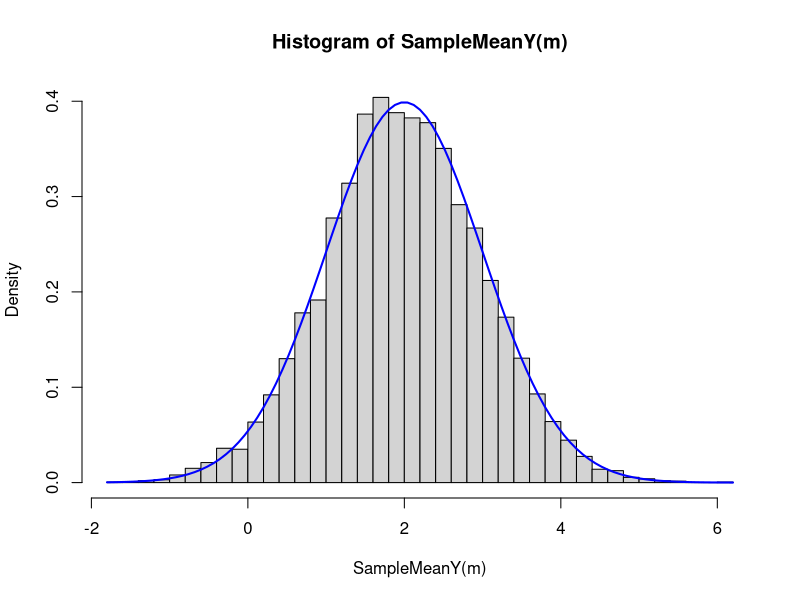
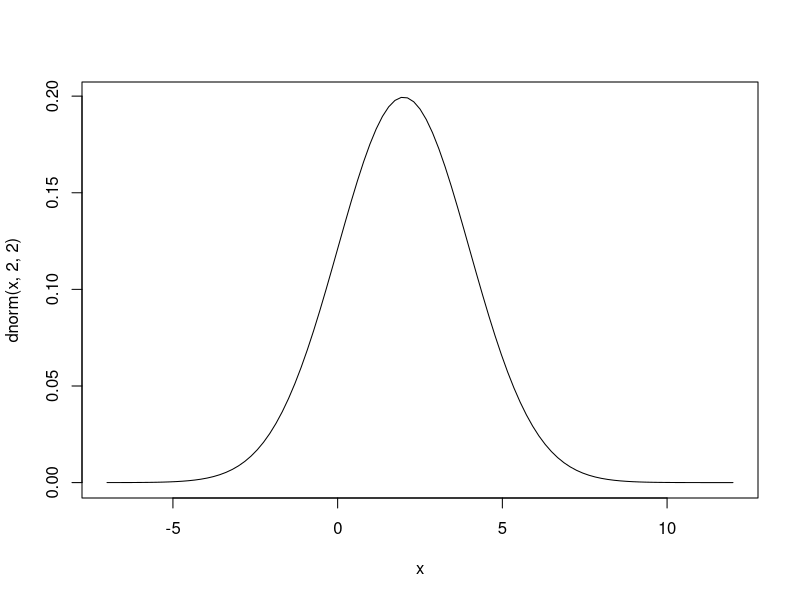
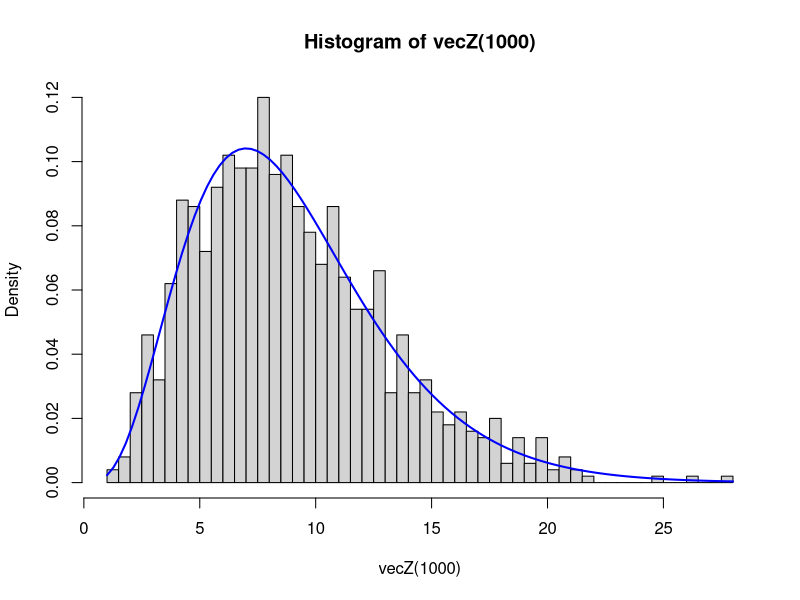
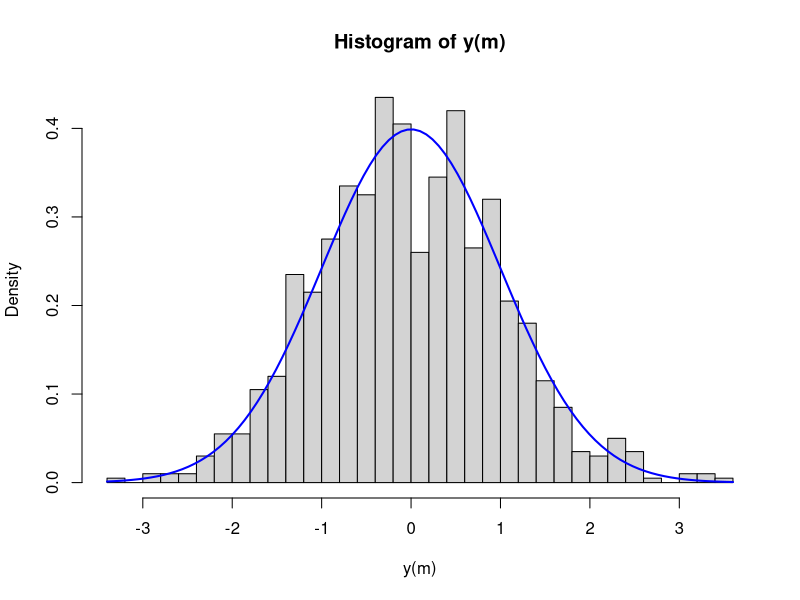
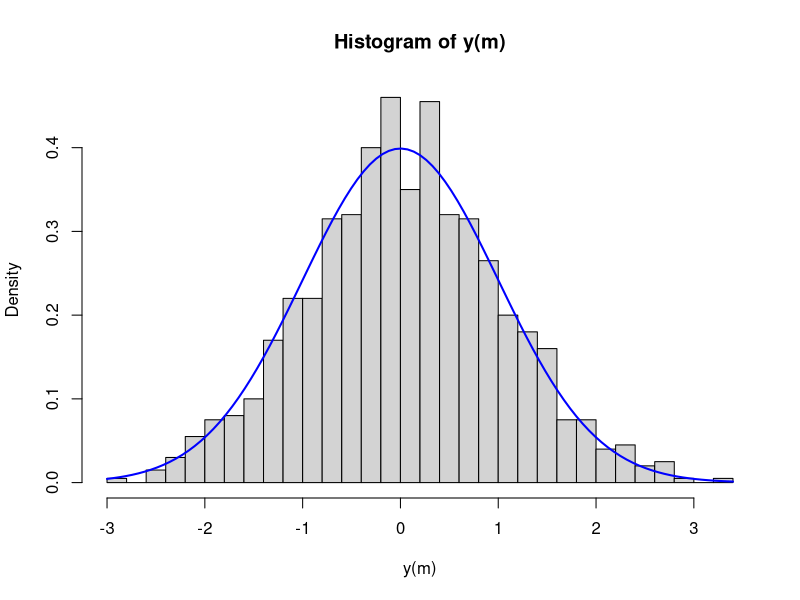
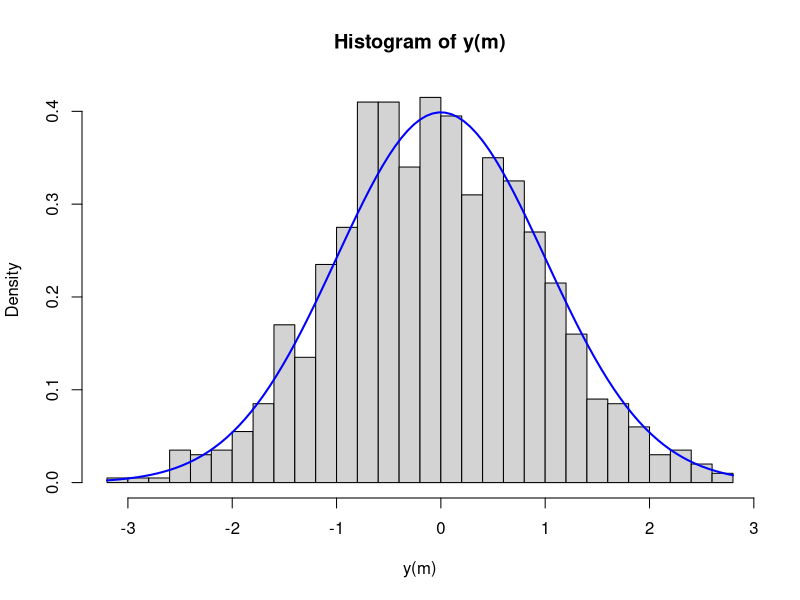
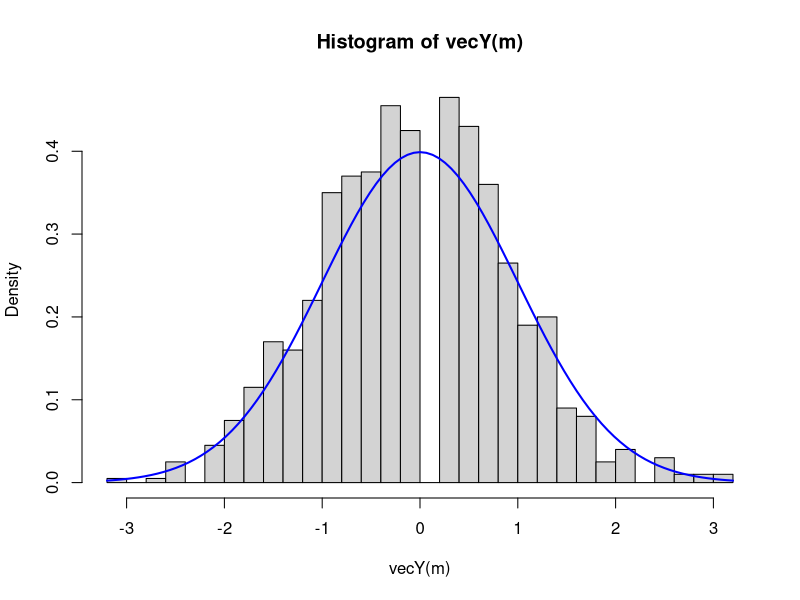
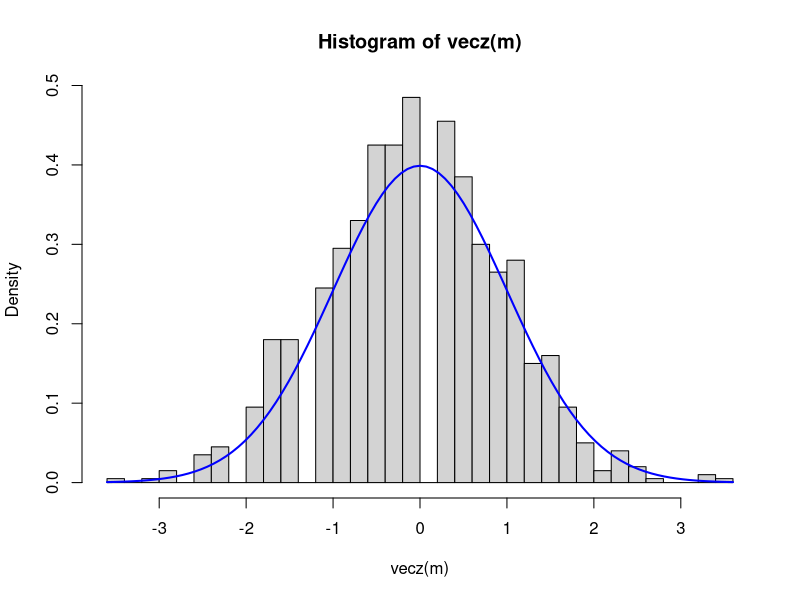

The R source for these figures, in order:
mu=2
sigma=2
Y=function() rnorm(1,mu,sigma)
Y()
vec1Y=function(n) replicate(n,Y())
n=4
vec1Y(n)
#phan phoi trung binh mau ngau nhien kich thuoc n
MeanY=function() mean(vec1Y(n))
MeanY()
SampleMeanY=function(n) replicate(m,MeanY())
m=10000
hist(SampleMeanY(m),freq = 0,breaks = 40)
curve(dnorm(x,mu,sigma/sqrt(n)),col="blue",lty=1,lwd=2,add = TRUE)
curve(dnorm(x,2,2),from = -7,to=12)
n=10
z=function()
{
  x=rnorm(n,mu,sigma)
  (n-1)*var(x)/sigma^2
}
z()
vecZ=function(m) replicate(m,z())
hist(vecZ(1000),freq = 0,breaks = 40)
curve(dchisq(x,df=n-1),col="blue",lty=1,lwd=2,add = T)

size =10
prob=0.3
mauX=function(n)
{
 x=rbinom(n,size,prob)
 sqrt(n)*(mean(x)-3)/sqrt(2.1)
}
y=function(m) replicate(m,mauX(n))
n=100
m=1000
hist(y(m),freq = 0,breaks = 40)
curve(dnorm(x),col="blue",lty=1,lwd=2,add=TRUE)
n=10000
hist(y(m),freq=0,breaks = 40)
curve(dnorm(x),col="blue",lty=1,lwd=2,add=TRUE)
n=100000
hist(y(m),freq=0,breaks = 40)
curve(dnorm(x),col="blue",lty=1,lwd=2,add=TRUE)

prob=0.3
Y<-function(n) {
  x<-rbinom(n,1,prob)
  (mean(x)-prob)*sqrt(n)/sqrt(prob*(1-prob))
}
vecY<-function(m) replicate(m,Y(n))
n=100
m=1000
hist(vecY(m),freq=0,breaks=40)
curve(dnorm(x),col="blue",lty=1,lwd=2,add=TRUE)

Z=function(n)
{
  x=rbinom(n,1,prob)
  (mean(x)-prob)*sqrt(n)/sqrt(mean(x)*(1-mean(x)))
}
vecz=function(m) replicate(m,Z(n))
hist(vecz(m),freq=0,breaks = 40)
curve(dnorm(x),col="blue",lty=1,lwd=2,add=TRUE)